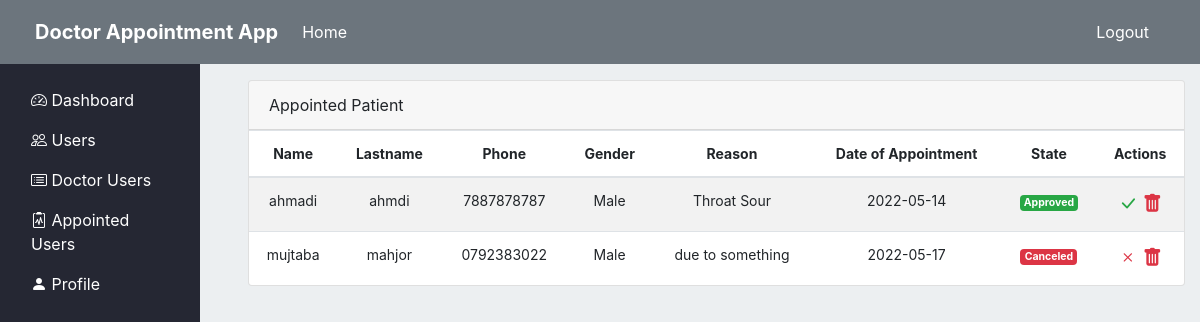
/admin/appointed/patient/list (signed in), run on an earlier commit of the app's database.
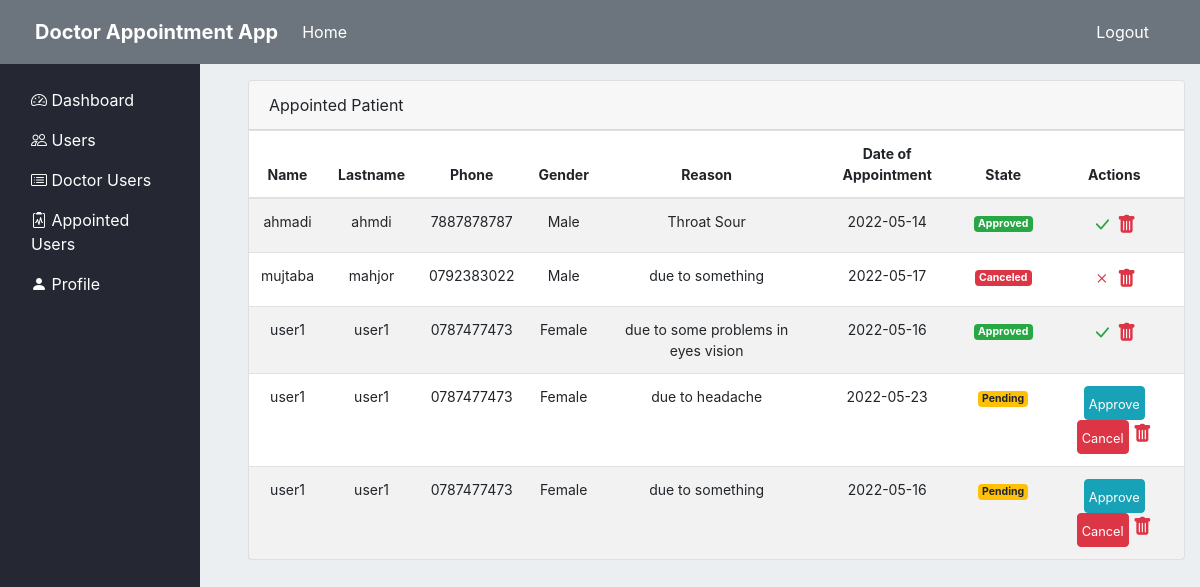
And on a later commit of the database.
### appointment/Models/AppointmentModel.py (models this page shows, shortened)
class Appointment(db.Model):
    __tablename__='Appointment'
    id = db.Column(db.Integer, primary_key=True)
    patient_id = db.Column(db.Integer, db.ForeignKey('user.id'))
    schedule_id = db.Column(db.Integer, db.ForeignKey('Schedule.id'))
    reason = db.Column(db.String(200))
    state = db.Column(db.String(20), default='pending')
    appointment_date = db.Column(db.Date(), default = datetime.now().date())

### appointment/Models/UserModel.py (models this page shows, shortened)
class User(db.Model, UserMixin):
    id = db.Column(db.Integer, primary_key=True)
    username = db.Column(db.String(30), nullable=False, unique=True)
    name = db.Column(db.String(30), nullable=False)
    lastname = db.Column(db.String(30), nullable=False)
    email = db.Column(db.String(40), unique=True, nullable=False)
    address = db.Column(db.Text , nullable=False)
    phone = db.Column(db.String(20), unique=True, nullable=False)
    date_of_birth = db.Column(db.Date(), default = datetime.now().date())
    role = db.Column(db.Integer, nullable=False, default=3)
    gender = db.Column(db.Boolean, default=True, nullable=False)
    password = db.Column(db.String(60), nullable=False)
    doctorinfo = db.relationship('DoctorInfo', backref='User', cascade="all, delete", uselist=False, lazy=True)
    schedule = db.relationship('Schedule', backref='User', lazy=True)
    appointment = db.relationship('Appointment', backref='User', lazy=True)

### appointment/routes.py (the view)
@app.route("/admin/appointed/patient/list", methods=['GET'])
@login_required
@admin_required
def appointed_patient_list():
    return all_appointed_patient_list()

### appointment/Models/UserModel.py (called while the page is built)
@login_manager.user_loader
def load_user(user_id):
    return User.query.get(int(user_id))

### appointment/privilege.py (called while the page is built)
def admin_required(f):
    @wraps(f)
    def wrap(*args, **kwargs):
        if current_user and current_user.role == 1:
            return f(*args, **kwargs)
        flash("Ooops login or your privilege is not satisfied", "info")
        return redirect(url_for('home'))
    return wrap

### appointment/view.py (called while the page is built)
def all_appointed_patient_list():
    page = request.args.get('page', 1, type=int)
    all_appointed_patient = db.session.query(User.name, User.lastname, User.phone, User.gender, Appointment.reason,
                                             Appointment.id, Appointment.appointment_date, Appointment.state)\
                              .join(Appointment, User.id == Appointment.patient_id).paginate(page=page, per_page=7)
    return render_template('adminPanel/appointment_list.html', patients=all_appointed_patient)

### appointment/templates/adminPanel/appointment_list.html (shortened to what this page needs)
{% extends "index.html" %}
{% block section %}
<div class="row">
    <div class="col-md-12">
        <div class="main-card mb-3 card">
            <div class="card-header">Appointed Patient </div>
            <div class="table-responsive">
                <table class="align-middle mb-0 table table-borderless table-striped table-hover">
                    <thead>
                        <tr  class="app-normal-font">
                            <th class="text-center">Name</th>
                            <th class="text-center">Lastname</th>
                            <th class="text-center">Phone</th>
                            <th class="text-center">Gender</th>
                            <th class="text-center">Reason</th>
                            <th class="text-center">Date of Appointment</th>
                            <th class="text-center">State</th>
                            <th class="text-center">Actions</th>
                        </tr>
                    </thead>
                    <tbody>
                        {% for patient in patients.items %}
                            <tr class="app-normal-font p-0">
                                <td class="text-center">
                                    <div class="widget-content p-0">
                                        {{patient.name}}
                                    </div>
                                </td>
                                <td class="text-center">{{patient.lastname}}</td>
                                <td class="text-center">
                                    {{patient.phone}}
                                </td>
                                <td class="text-center">
                                    {% if patient.gender == 1 %}
                                        Male
                                    {% else %}
                                        Female
                                    {% endif %}
                                </td>
                                <td class="text-center">
                                    {{ patient.reason }}
                                </td>
                                <td class="text-center">
                                    {{ patient.appointment_date }}
                                </td>
                                <td class="text-center">
                                    {% if patient.state == 'pending' %}
                                        <div class="badge badge-warning">Pending </div>
                                    {% elif patient.state == 'approved' %}
                                        <div class="badge badge-success">Approved </div>
                                    {% else %}
                                        <div class="badge badge-danger">Canceled </div>
                                    {% endif %}
                                </td>
                                <td class="text-center">
                                    {% if patient.state == 'pending' %}
                                        <a href="{{ url_for('admin_change_appointment_state', id=patient.id, state='approved' )}}" class="btn btn-info p-1 "> <small>Approve</small></a>
                                        <a href="{{ url_for('admin_change_appointment_state', id=patient.id, state='cancel' )}}" class="btn btn-danger p-1"> <small>Cancel</small></a>
                                    {% elif patient.state == 'approved' %}
                                        <span class="text-success" style="font-size: 1.2rem;">
                                            <i class="bi bi-check-lg"></i>
                                        </span>
                                    {% else %}
                                        <span class="text-danger" style="font-size: 1.2rem;">
                                            <i class="bi bi-x"></i>
                                        </span>
                                    {% endif%}
                                    <a href="{{url_for('delete_appointment', id=patient.id)}}" class="text-danger"  onclick="confirmation(event)">
                                        <i class="bi bi-trash-fill" style="font-size: 1.2rem;"></i>
                                    </a>
                                </td>
                            </tr>
                        {% endfor %}
                    </tbody>
                </table>
            </div>
        </div>
    </div>
</div>
{% endblock %}

### appointment/templates/index.html (shortened to what this page needs)
{% extends "layout/content_handler.html" %}
{% block sidebar %}
    <div class="row">
        <nav class="col-lg-12  h-full pt-3">
            <div class="sideba1r-sticky">
            <ul class="nav flex-column text-block ">
                <li class="nav-item">
                    <a class="nav-link active no-hover white" href="{{url_for('dashboard')}}">
                        <i class="bi bi-speedometer2"></i>
                        Dashboard
                    </a>
                </li>
                <li class="nav-item">
                    <a class="nav-link no-hover white" href="{{ url_for('users')}}">
                        <i class="bi bi-people"></i>
                        Users
                    </a>
                </li>
                <li class="nav-item">
                    <a class="nav-link no-hover white" href="{{url_for('doctorsSchedules')}}">
                        <i class="bi bi-card-list"></i>
                        Doctor Users
                    </a>
                </li>
                <li class="nav-item">
                    <a class="nav-link no-hover white" href="{{ url_for('appointed_patient_list') }}">
                        <i class="bi bi-clipboard2-pulse"></i>
                        Appointed Users
                    </a>
                </li>
                <li class="nav-item">
                    <a class="nav-link no-hover white" href="{{ url_for('admin_profile') }}">
                        <i class="bi bi-person-fill"></i>
                        Profile
                    </a>
                </li>
            </ul>
            </div>
        </nav>
    </div>
{% endblock %}

### appointment/templates/layout/content_handler.html
{% extends "layout/layout.html" %}
{% block header %}
    {% include 'layout/header.html' %}
{% endblock %}
{% block content %}
    <div class="container-fluid">
        <div class="row flex-xl-nowrap">
            <div class="col-md-3 col-xl-2 bd-sidebar sidebar-bg">
                {% block sidebar%}
                {% endblock %}
            </div>
            <div class="col-md-9 col-xl-10 py-md-3 pl-md-5">
                {% block section %}
                {% endblock %}
            </div>
        </div>
    </div>
{% endblock %}

### appointment/templates/layout/layout.html (shortened to what this page needs)
<!DOCTYPE html>
<html lang="en">
<head>
    <link rel="stylesheet" href="https://cdn.jsdelivr.net/npm/bootstrap@4.0.0/dist/css/bootstrap.min.css">
    <link rel="stylesheet" href="https://cdn.jsdelivr.net/npm/bootstrap-icons@1.8.1/font/bootstrap-icons.css">
    <link rel="stylesheet" type="text/css" href="{{ url_for('static', filename='style.css')}}">
</head>
<body class="body-bg">
    {% block header %}
    {% endblock %}
    <div class="col-lg-3" style="position: absolute; top: 80px; right: 0;  z-index: 1000">
    </div>
    {% block content %}
    {% endblock %}
</body>
</html>

### appointment/templates/layout/header.html
<header class="navbar navbar-expand bg-secondary flex-column flex-md-row bd-navbar" style="z-index: 999;">
    <ul class="navbar-nav mr-auto">
        <li class="nav-item d-flex align-items-center font-weight-bold title">
            <span clss="nav-link" href="#">Doctor Appointment App</span>
        </li>
        <li class="pl-3 nav-item">
            <a href="{{ url_for('home') }}" class="nav-link white">Home</a>
        </li>
    </ul>
    <ul class="navbar nav navbar-right p-0">
        <li class="nav-item"> <a href="{{ url_for('logout') }}" class="nav-link white">Logout</a></li>
    </ul>
</header>

### appointment/static/style.css (style rules this page uses)
.bd-sidebar { position: sticky; top: 4rem; z-index: 1000; height: calc(100vh - 4rem); }
.bd-navbar { position: sticky; top: 0; padding: 0 35px; z-index: 1071; min-height: 4rem; }
.title { color:white; font-size: 20px; }
.white { color: white; }
.h-full { height: calc(100vh - 4.8rem); }
.p-0 { padding: 0 !important; }
.body-bg { background-color: #eceff1; }
.sidebar-bg { background-color: #252733; }
.app-normal-font { font-size: 14px; }
ul { list-style-type: none; }

What changed in the data, as far as the page shows it:
added Appointment: name "user1", lastname "user1", phone "0787477473", shows "Female", reason "due to some problems in eyes vision", appointment_date "2022-05-16", state "Approved"
added Appointment: name "user1", lastname "user1", phone "0787477473", shows "Female", reason "due to headache", appointment_date "2022-05-23", state "Pending"
added Appointment: name "user1", lastname "user1", phone "0787477473", shows "Female", reason "due to something", appointment_date "2022-05-16", state "Pending"
